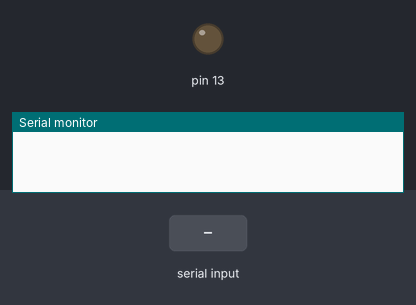
Simulated run of this sketch. Board: Arduino Uno, built with avr-gcc and run on an emulated ATmega328P. On the bench: output pins drawn as LEDs (lit = HIGH), the last lines printed to the serial monitor. The test bench sets the inputs (shaded band).

Above: at 1.2 s.
1.3 s: "1" received over Serial
At 2.0 s:
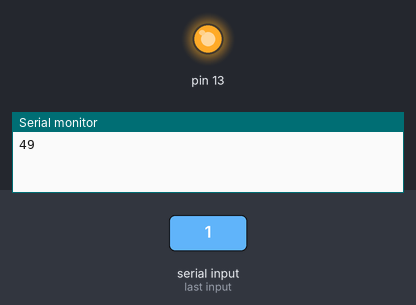
2.8 s: "2" received over Serial
At 3.1 s:
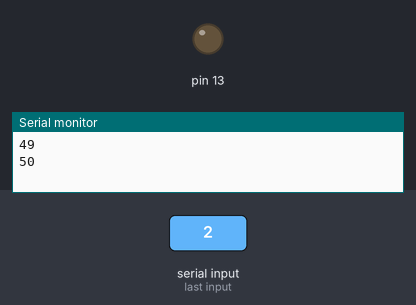
Timing chart, 0 to 5.8 s (numbered marks = the images above; inputs shaded):
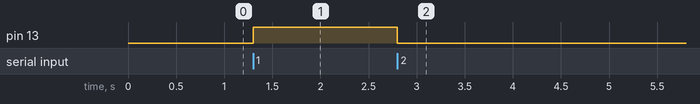

Measured:
- after the input at 1.3 s, pin 13: LOW → HIGH at once
- after the input at 2.8 s, pin 13: HIGH → LOW at once

The sketch:

Bluetooth_Check.ino
```cpp
void setup()
{

 pinMode(13,OUTPUT);

 Serial.begin(9600);

}

void loop()
{

  if(Serial.available()>0)
  {
    int data = Serial.read();

    Serial.println(data);

    switch(data)

    {
      case 49:

    digitalWrite(13,HIGH);

    break;


    case 50:

    digitalWrite(13,LOW);

    break;

    }
           }
                 }
```
